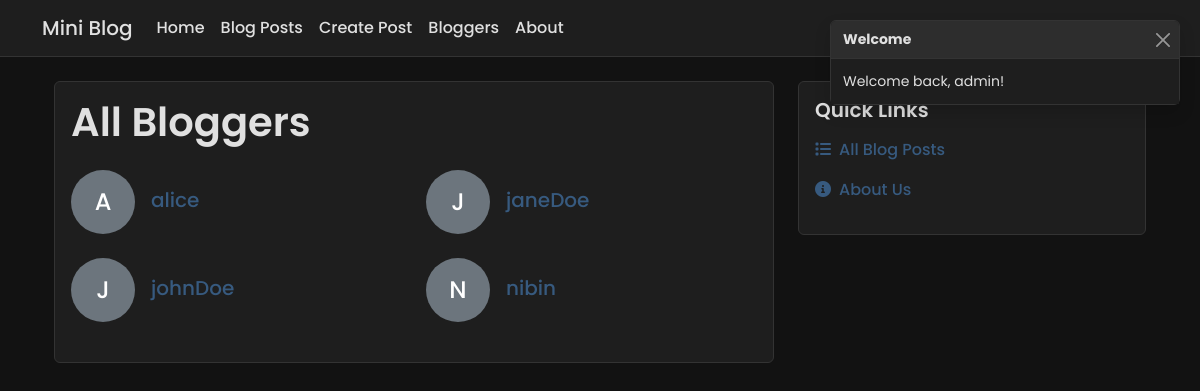
The page /blog/bloggers/ (signed in) on the database its author committed.
### app/models.py (models this page shows, shortened)
class User(AbstractUser):
    bio = models.TextField(max_length=500, blank=True)
    location = models.CharField(max_length=100, blank=True)
    website = models.URLField(max_length=200, blank=True)
    profile_picture = models.ImageField(upload_to='profile_pics/', null=True, blank=True)
    created_at = models.DateTimeField(auto_now_add=True)
    updated_at = models.DateTimeField(auto_now=True)

### app/views.py (the view)
# urls.py: path('blog/bloggers/', views.blogger_list, name='blogger_list'),
def blogger_list(request):
    bloggers = User.objects.filter(blog_posts__isnull=False).distinct().order_by('username')
    return render(request, 'blogger_list.html', {'bloggers': bloggers})

### app/auth_backend.py (called while the page is built)
    def get_user(self, user_id):
        try:
            return User.objects.get(pk=user_id)
        except User.DoesNotExist:
            return None

### app/templates/blogger_list.html (shortened to what this page needs)
{% extends 'base.html' %}
{% block content %}
<div class="container mt-4">
    <div class="row">
        <div class="col-md-8">
            <div class="card">
                <div class="card-body">
                    <h1 class="card-title mb-4">All Bloggers</h1>
                    {% if bloggers %}
                        <div class="row">
                            {% for blogger in bloggers %}
                            <div class="col-md-6 mb-4">
                                <div class="d-flex align-items-center">
                                    {% if blogger.profile_picture %}
                                        <img src="{{ blogger.profile_picture.url }}" alt="{{ blogger.username }}" class="rounded-circle me-3" style="width: 64px; height: 64px; object-fit: cover;">
                                    {% else %}
                                        <div class="rounded-circle bg-secondary me-3 d-flex align-items-center justify-content-center" style="width: 64px; height: 64px;">
                                            <span class="h4 mb-0 text-white">{{ blogger.username|first|upper }}</span>
                                        </div>
                                    {% endif %}
                                    <div>
                                        <h5 class="mb-1">
                                            <a href="{% url 'blogger_detail' blogger.id %}" class="text-decoration-none">
                                                {{ blogger.username }}
                                            </a>
                                        </h5>
                                    </div>
                                </div>
                            </div>
                            {% endfor %}
                        </div>
                    {% else %}
                        <p class="text-muted">No bloggers found.</p>
                    {% endif %}
                </div>
            </div>
        </div>
        <div class="col-md-4">
            <div class="card mb-4">
                <div class="card-body">
                    <h5 class="card-title mb-3">Quick Links</h5>
                    <ul class="list-unstyled mb-0">
                        <li class="mb-3">
                            <a href="{% url 'blog_list' %}" class="text-decoration-none">
                                <i class="fas fa-list me-2"></i>All Blog Posts
                            </a>
                        </li>
                        <li class="mb-3">
                            <a href="{% url 'about' %}" class="text-decoration-none">
                                <i class="fas fa-info-circle me-2"></i>About Us
                            </a>
                        </li>
                    </ul>
                </div>
            </div>
        </div>
    </div>
</div>
{% endblock %}

### app/templates/base.html (shortened to what this page needs)
<!DOCTYPE html>
<html lang="en" data-bs-theme="dark">
<head>
    <link href="https://cdn.jsdelivr.net/npm/bootstrap@5.3.0/dist/css/bootstrap.min.css" rel="stylesheet">
    <link href="https://cdn.jsdelivr.net/npm/bootstrap-icons@1.11.0/font/bootstrap-icons.css" rel="stylesheet">
    <link href="https://cdnjs.cloudflare.com/ajax/libs/font-awesome/6.0.0/css/all.min.css" rel="stylesheet">
</head>
<body>
    <nav class="navbar navbar-expand-lg">
        <div class="container">
            <a class="navbar-brand" href="{% url 'home' %}">Mini Blog</a>
            <div class="collapse navbar-collapse" id="navbarNav">
                <ul class="navbar-nav me-auto">
                    <li class="nav-item">
                        <a class="nav-link {% if request.resolver_match.url_name == 'home' %}active{% endif %}" href="{% url 'home' %}">
                            Home
                        </a>
                    </li>
                    <li class="nav-item">
                        <a class="nav-link {% if request.resolver_match.url_name == 'blog_list' %}active{% endif %}" href="{% url 'blog_list' %}">
                            Blog Posts
                        </a>
                    </li>
                    {% if user.is_authenticated %}
                    <li class="nav-item">
                        <a class="nav-link {% if request.resolver_match.url_name == 'create_post' %}active{% endif %}" href="{% url 'create_post' %}">
                            Create Post
                        </a>
                    </li>
                    {% endif %}
                    <li class="nav-item">
                        <a class="nav-link {% if request.resolver_match.url_name == 'blogger_list' %}active{% endif %}" href="{% url 'blogger_list' %}">
                            Bloggers
                        </a>
                    </li>
                    <li class="nav-item">
                        <a class="nav-link {% if request.resolver_match.url_name == 'about' %}active{% endif %}" href="{% url 'about' %}">
                            About
                        </a>
                    </li>
                </ul>
                <ul class="navbar-nav align-items-center">
                    <li class="nav-item me-2">
                        <div class="theme-toggle" id="themeToggle">
                        </div>
                    </li>
                    {% if user.is_authenticated %}
                        <li class="nav-item">
                            <a class="nav-link {% if request.resolver_match.url_name == 'blogger_detail' and request.resolver_match.kwargs.author_id == user.id %}active{% endif %}" href="{% url 'blogger_detail' user.id %}">
                            </a>
                        </li>
                        <li class="nav-item">
                            <a class="nav-link" href="{% url 'logout' %}">Logout</a>
                        </li>
                    {% endif %}
                </ul>
            </div>
        </div>
    </nav>
    <main class="container mt-4">
        {% block content %}
        {% endblock %}
    </main>
    <div class="toast-container">
        <div class="toast" role="alert" aria-live="assertive" aria-atomic="true" id="welcomeToast">
            <div class="toast-header">
                <strong class="me-auto">Welcome</strong>
                <button type="button" class="btn-close" data-bs-dismiss="toast" aria-label="Close"></button>
            </div>
            <div class="toast-body">
                Welcome back, {{ user.username }}!
            </div>
        </div>
    </div>
</body>
</html>

### app/templates/base.html (style rules this page uses)
:root[data-bs-theme="dark"] { --bg-color: #121212; --text-color: #e0e0e0; --card-bg: #1e1e1e; --card-border: #333; --navbar-bg: #1e1e1e; --navbar-border: #333; --form-bg: #2d2d2d; --form-border: #444; --form-focus-border: #375a7f; --form-focus-shadow: rgba(55, 90, 127, 0.25); --toast-bg: #1e1e1e; --toast-border: #333; --toast-header-bg: #2d2d2d; --modal-bg: #1e1e1e; --modal-border: #333; --modal-header-bg: #2d2d2d; --modal-footer-bg: #2d2d2d; }
body { background-color: var(--bg-color); color: var(--text-color); font-family: 'Poppins', sans-serif; }
.navbar { background-color: var(--navbar-bg) !important; border-bottom: 1px solid var(--navbar-border); font-family: 'Poppins', sans-serif; }
.navbar-brand, .nav-link { color: var(--text-color) !important; font-weight: 500; }
.card { background-color: var(--card-bg); border: 1px solid var(--card-border); font-family: 'Poppins', sans-serif; }
.card-title { color: var(--text-color); font-weight: 600; }
a { color: #375a7f; text-decoration: none; font-weight: 500; }
.toast-container { position: fixed; top: 20px; right: 20px; z-index: 1050; }
.toast { background-color: var(--toast-bg); border: 1px solid var(--toast-border); color: var(--text-color); font-family: 'Poppins', sans-serif; }
.toast-header { background-color: var(--toast-header-bg); border-bottom: 1px solid var(--toast-border); color: var(--text-color); }
.toast-body { background-color: var(--toast-bg); color: var(--text-color); }
h1, h2, h3, h4, h5, h6 { font-weight: 600; color: var(--text-color); }
.theme-toggle { cursor: pointer; padding: 0.5rem; border-radius: 50%; transition: background-color 0.3s; }

### rows shown on the page
User: username|first "A", username "alice"
User: username|first "J", username "janeDoe"
User: username|first "J", username "johnDoe"
User: username|first "N", username "nibin"
User: username "admin"
